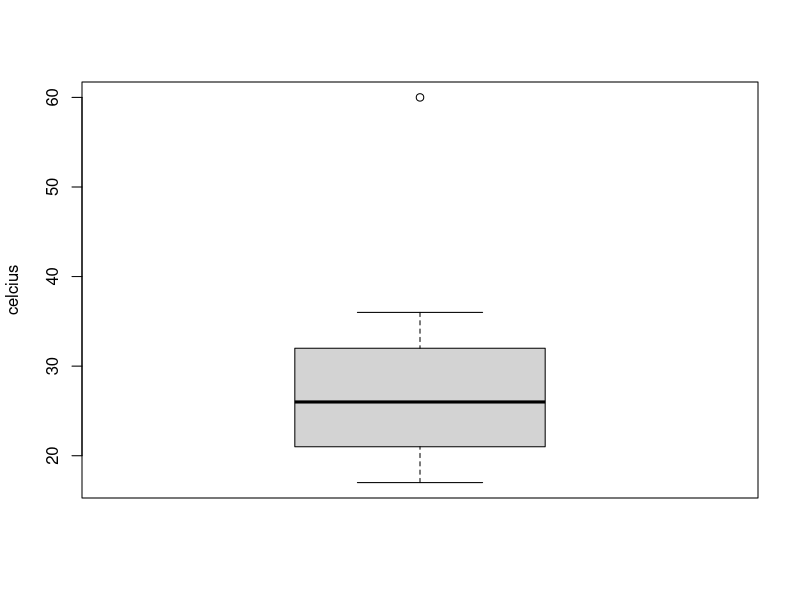
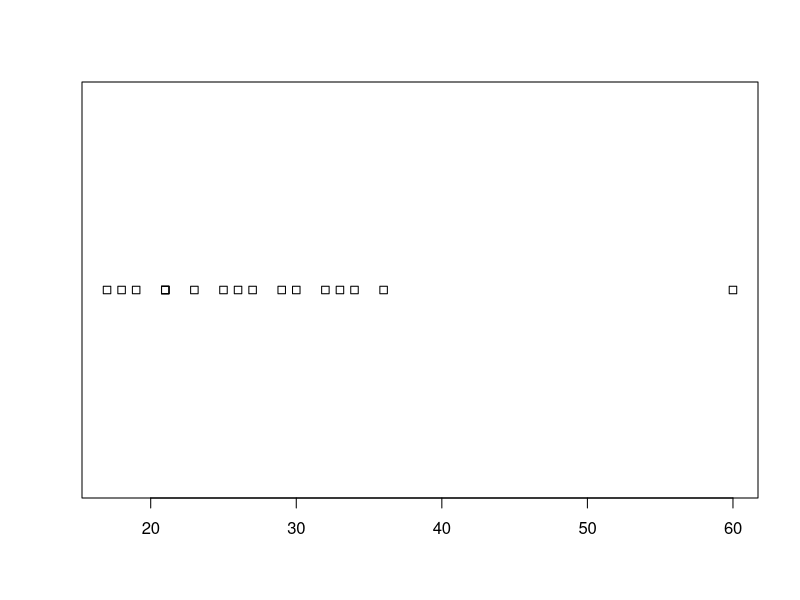
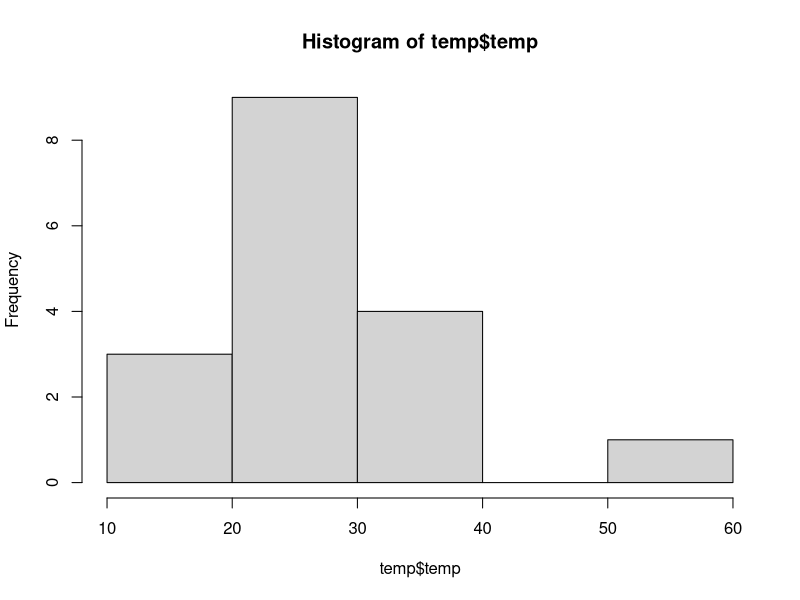

Generate these figures, in order, with R:


temp <- data.frame(temp = c(19, 18, 17, 21, 25, 26, 23, 21, 30 ,27, 21, 32, 29,34, 36,33 ,60))
summary(temp)


boxplot(temp, ylab="celcius")



plot(temp)



hist(temp$temp, breaks = 6)



